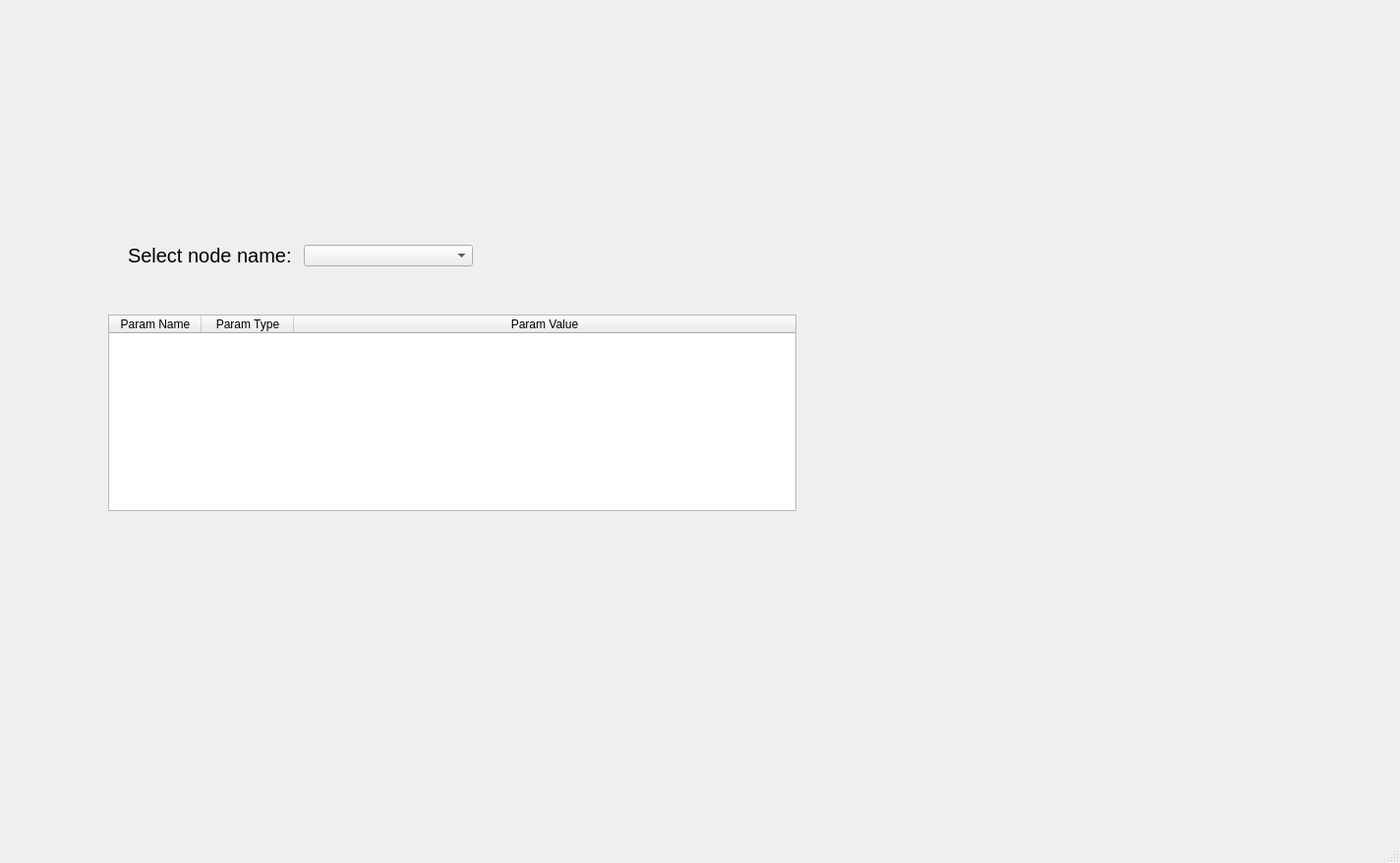
<?xml version="1.0" encoding="UTF-8"?>
<ui version="4.0">
 <class>MainWindow</class>
 <widget class="QMainWindow" name="MainWindow">
  <property name="geometry">
   <rect>
    <x>0</x>
    <y>0</y>
    <width>1424</width>
    <height>878</height>
   </rect>
  </property>
  <property name="windowTitle">
   <string>MainWindow</string>
  </property>
  <widget class="QWidget" name="centralwidget">
   <widget class="QTableWidget" name="tableWidget">
    <property name="geometry">
     <rect>
      <x>110</x>
      <y>320</y>
      <width>700</width>
      <height>200</height>
     </rect>
    </property>
    <property name="tabletTracking">
     <bool>true</bool>
    </property>
    <property name="layoutDirection">
     <enum>Qt::LeftToRight</enum>
    </property>
    <property name="verticalScrollBarPolicy">
     <enum>Qt::ScrollBarAlwaysOff</enum>
    </property>
    <property name="horizontalScrollBarPolicy">
     <enum>Qt::ScrollBarAlwaysOff</enum>
    </property>
    <property name="dragDropOverwriteMode">
     <bool>false</bool>
    </property>
    <property name="dragDropMode">
     <enum>QAbstractItemView::NoDragDrop</enum>
    </property>
    <property name="alternatingRowColors">
     <bool>false</bool>
    </property>
    <property name="selectionMode">
     <enum>QAbstractItemView::NoSelection</enum>
    </property>
    <property name="gridStyle">
     <enum>Qt::SolidLine</enum>
    </property>
    <property name="rowCount">
     <number>0</number>
    </property>
    <property name="columnCount">
     <number>3</number>
    </property>
    <attribute name="horizontalHeaderVisible">
     <bool>true</bool>
    </attribute>
    <attribute name="horizontalHeaderCascadingSectionResizes">
     <bool>false</bool>
    </attribute>
    <attribute name="horizontalHeaderDefaultSectionSize">
     <number>94</number>
    </attribute>
    <attribute name="horizontalHeaderHighlightSections">
     <bool>true</bool>
    </attribute>
    <attribute name="horizontalHeaderShowSortIndicator" stdset="0">
     <bool>false</bool>
    </attribute>
    <attribute name="horizontalHeaderStretchLastSection">
     <bool>true</bool>
    </attribute>
    <attribute name="verticalHeaderVisible">
     <bool>true</bool>
    </attribute>
    <attribute name="verticalHeaderCascadingSectionResizes">
     <bool>false</bool>
    </attribute>
    <attribute name="verticalHeaderDefaultSectionSize">
     <number>28</number>
    </attribute>
    <attribute name="verticalHeaderShowSortIndicator" stdset="0">
     <bool>false</bool>
    </attribute>
    <column>
     <property name="text">
      <string>Param Name</string>
     </property>
    </column>
    <column>
     <property name="text">
      <string>Param Type</string>
     </property>
    </column>
    <column>
     <property name="text">
      <string>Param Value</string>
     </property>
    </column>
   </widget>
   <widget class="QWidget" name="horizontalLayoutWidget">
    <property name="geometry">
     <rect>
      <x>130</x>
      <y>220</y>
      <width>351</width>
      <height>80</height>
     </rect>
    </property>
    <layout class="QHBoxLayout" name="horizontalLayout">
     <item>
      <widget class="QLabel" name="select_node_label">
       <property name="font">
        <font>
         <pointsize>15</pointsize>
        </font>
       </property>
       <property name="text">
        <string>Select node name:</string>
       </property>
      </widget>
     </item>
     <item>
      <widget class="QComboBox" name="comboBox"/>
     </item>
    </layout>
   </widget>
  </widget>
  <widget class="QMenuBar" name="menubar">
   <property name="geometry">
    <rect>
     <x>0</x>
     <y>0</y>
     <width>1424</width>
     <height>22</height>
    </rect>
   </property>
  </widget>
  <widget class="QStatusBar" name="statusbar"/>
 </widget>
 <resources/>
 <connections/>
</ui>
